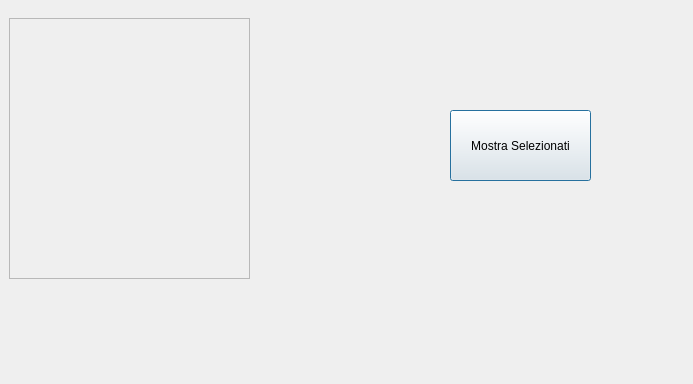
<?xml version="1.0" encoding="UTF-8"?>
<ui version="4.0">
 <class>Selezione</class>
 <widget class="QDialog" name="Selezione">
  <property name="geometry">
   <rect>
    <x>0</x>
    <y>0</y>
    <width>693</width>
    <height>384</height>
   </rect>
  </property>
  <property name="windowTitle">
   <string>Dialog</string>
  </property>
  <widget class="QPushButton" name="pushButton">
   <property name="geometry">
    <rect>
     <x>450</x>
     <y>110</y>
     <width>141</width>
     <height>71</height>
    </rect>
   </property>
   <property name="text">
    <string>Mostra Selezionati</string>
   </property>
  </widget>
  <widget class="QScrollArea" name="scrollArea">
   <property name="geometry">
    <rect>
     <x>9</x>
     <y>18</y>
     <width>241</width>
     <height>261</height>
    </rect>
   </property>
   <property name="widgetResizable">
    <bool>true</bool>
   </property>
   <widget class="QWidget" name="scrollContents">
    <property name="geometry">
     <rect>
      <x>0</x>
      <y>0</y>
      <width>237</width>
      <height>257</height>
     </rect>
    </property>
   </widget>
  </widget>
  <zorder>pushButton</zorder>
  <zorder>checkBox_2</zorder>
  <zorder>checkBox_3</zorder>
  <zorder>checkBox_10</zorder>
  <zorder>checkBox_11</zorder>
  <zorder>checkBox</zorder>
  <zorder>scrollArea</zorder>
 </widget>
 <resources/>
 <connections/>
</ui>
